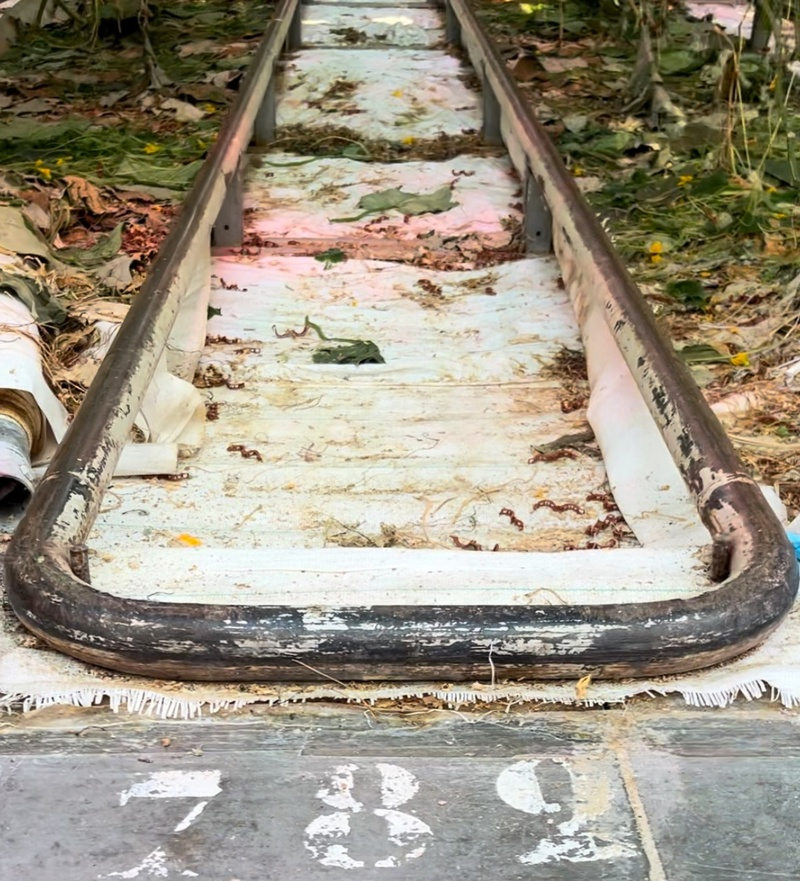
#> input picture test-images/rails_aligned.jpg, 800 x 881 px, shrunk from 1156 x 1273 before the run
$ python alignment.py
#> lines starting #> are read from the running program, lines starting #| are printed output that depends on the picture; long printed decimals are rounded
### utils.py
import cv2
import numpy as np

def plot_lines(image: np.ndarray, lines: list[tuple[float, float]], title="lines", line_weight=2):
    lines_image = cv2.cvtColor(image, cv2.COLOR_GRAY2BGR)
    for line in lines:
        rho, theta = line
        a = np.cos(theta)
        b = np.sin(theta)
        x0 = int(a * rho)
        y0 = int(b * rho)
        x1 = int(x0 + 1000 * (-b))
        y1 = int(y0 + 1000 * (a))
        x2 = int(x0 - 1000 * (-b))
        y2 = int(y0 - 1000 * (a))
        cv2.line(lines_image, (x1, y1), (x2, y2), (0, 0, 255), line_weight)
    cv2.imwrite(f"debug-images/{title}.png", lines_image)

### alignment.py
import cv2
import numpy as np

from utils import plot_lines

def remove_noise(image: np.ndarray) -> np.ndarray:
    image = cv2.GaussianBlur(image, (5, 5), 15)
    image = cv2.medianBlur(image, 5)
    return image

def detect_edges(image: np.ndarray) -> np.ndarray:
    low_threshold = 50
    high_threshold = 150

    gray_image = cv2.cvtColor(image, cv2.COLOR_BGR2GRAY)
    binarized_image = cv2.Canny(gray_image, low_threshold, high_threshold)
    return binarized_image

def find_lines(binarized_image: np.ndarray) -> np.ndarray:
    threshold = 200
    rho_step = np.pi / 180

    lines = cv2.HoughLines(binarized_image, 1, rho_step, threshold=threshold)

    if lines is None:
        print("No lines detected")
        return []
    else:
        return [line[0] for line in lines]


def cluster_lines(lines: list[tuple[float, float]]) -> list[tuple[float, float]]:
    K = 3

    lines_array = np.array(lines).astype(np.float32)
    criteria = (cv2.TERM_CRITERIA_EPS + cv2.TERM_CRITERIA_MAX_ITER, 10, 1.0)
    _, labels, _ = cv2.kmeans(lines_array.astype(np.float32), K, None, criteria, 10, cv2.KMEANS_RANDOM_CENTERS)

    # Group the lines by their cluster
    clustered_lines = [[] for _ in range(K)]
    for i, label in enumerate(labels.flatten()):
        clustered_lines[label].append(lines[i])

    # Calculate the mean (rho, theta) for each cluster
    centroid_lines = []
    for cluster in clustered_lines:
        if cluster:
            mean_rho = np.mean([line[0] for line in cluster])
            mean_theta = np.mean([line[1] for line in cluster])
            centroid_lines.append((mean_rho, mean_theta))

    return centroid_lines

def is_alligned(centroid_lines: tuple[float, float]) -> bool:
    expected_angles = [(-60, 10), (0, 5), (60, 10)]

    # Define the expected angles and their tolerances
    thetas = [np.degrees(line[1]) - 90 for line in centroid_lines]
    sorted_thetas = sorted(thetas)

    for theta, (expected, tolerance) in zip(sorted_thetas, expected_angles):
        if abs(theta - expected) > tolerance:
            return False

    return True


if __name__ == "__main__":
    image = cv2.imread("test-images/rails_aligned.jpg", cv2.IMREAD_UNCHANGED)
#> image is the input picture: shape (881, 800, 3); mean B, G, R 131.9, 148.5, 156.8

    cv2.imwrite("debug-images/original.png", image)

    image = remove_noise(image)
#> in remove_noise, `image = cv2.medianBlur(image, 5)`:
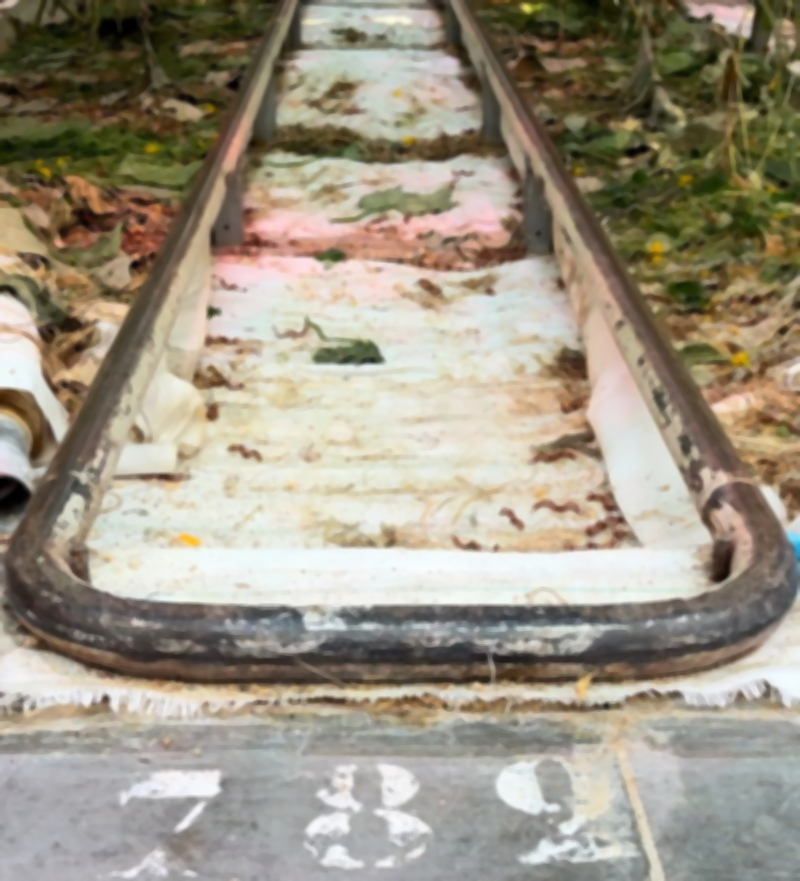
#> image: shape (881, 800, 3); mean of channels 0, 1, 2 132, 148.7, 156.9; drawn as B, G, R
    cv2.imwrite("debug-images/noise-removal.png", image)

    binarized_image = detect_edges(image)
#> in detect_edges, `gray_image = cv2.cvtColor(image, cv2.COLOR_BGR2GRAY)`:
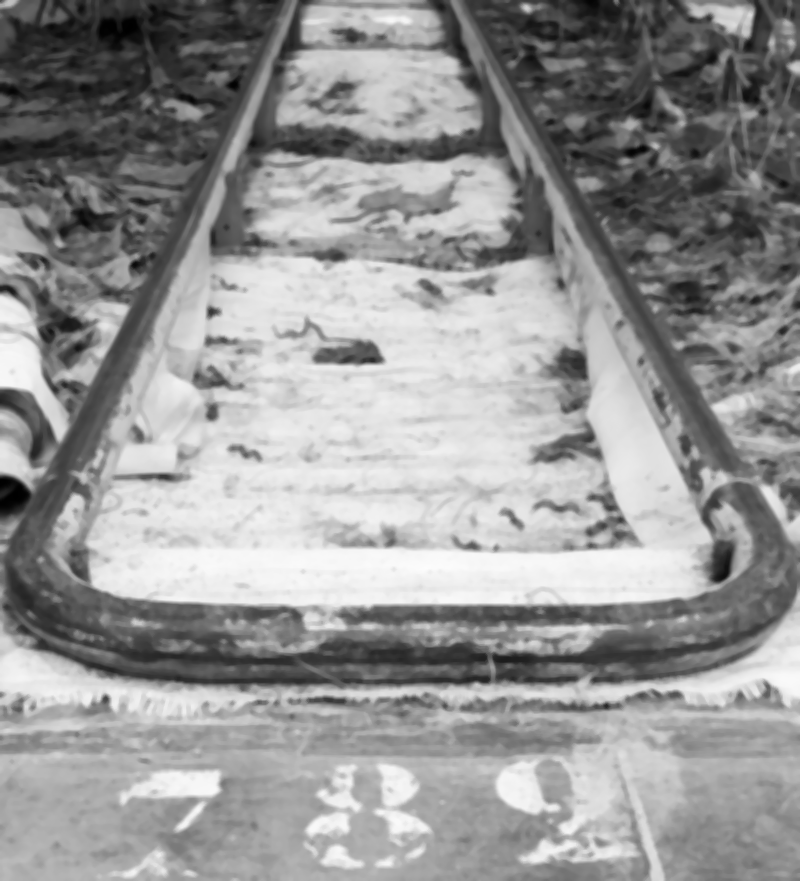
#> gray_image: shape (881, 800); min 0, max 253, mean 149.2
#> in detect_edges, `binarized_image = cv2.Canny(gray_image, low_threshold, high_threshold)`:
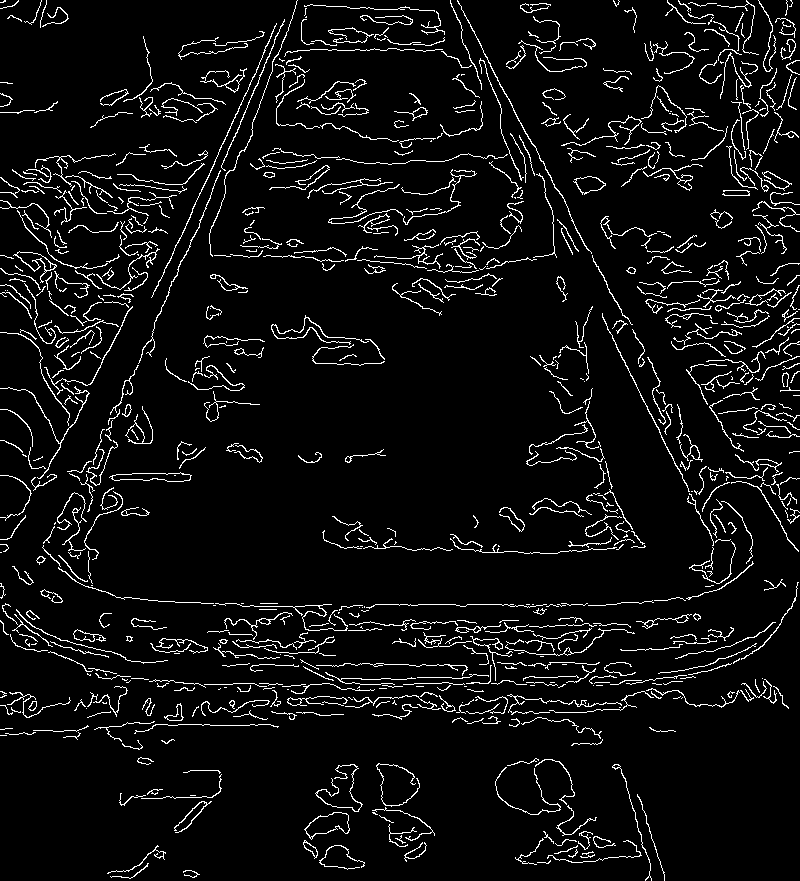
#> binarized_image: shape (881, 800); 6% white in thin lines or dots
    cv2.imwrite("debug-images/edge-detection.png", binarized_image)

    lines = find_lines(binarized_image)
#> in find_lines, `lines = cv2.HoughLines(binarized_image, 1, rho_step, threshold=thresho..`: lines = [[269, 0.401], [-403, 2.69], [-402, 2.65]]
#> lines = [[269, 0.401], [-403, 2.69], [-402, 2.65]]
    print(len(lines), " lines found")
#| 3  lines found
    plot_lines(binarized_image, lines, "hough-transform")
#> in plot_lines, `lines_image = cv2.cvtColor(image, cv2.COLOR_GRAY2BGR)`: lines_image: shape (881, 800, 3); 6% white in thin lines or dots
#> the loop in plot_lines, `for line in lines:` made 3 passes
#> (rho, theta, a, b, x0, y0, x1, y1) on passes 1 to 3: (269, 0.401, 0.921, 0.391, 247, 105, -143, 1025), (-403, 2.69, -0.899, 0.438, 362, -176, -76, -1074), (-402, 2.65, -0.883, 0.469, 354, -188, -115, -1070)
#> after the loop in plot_lines, `for line in lines:`:
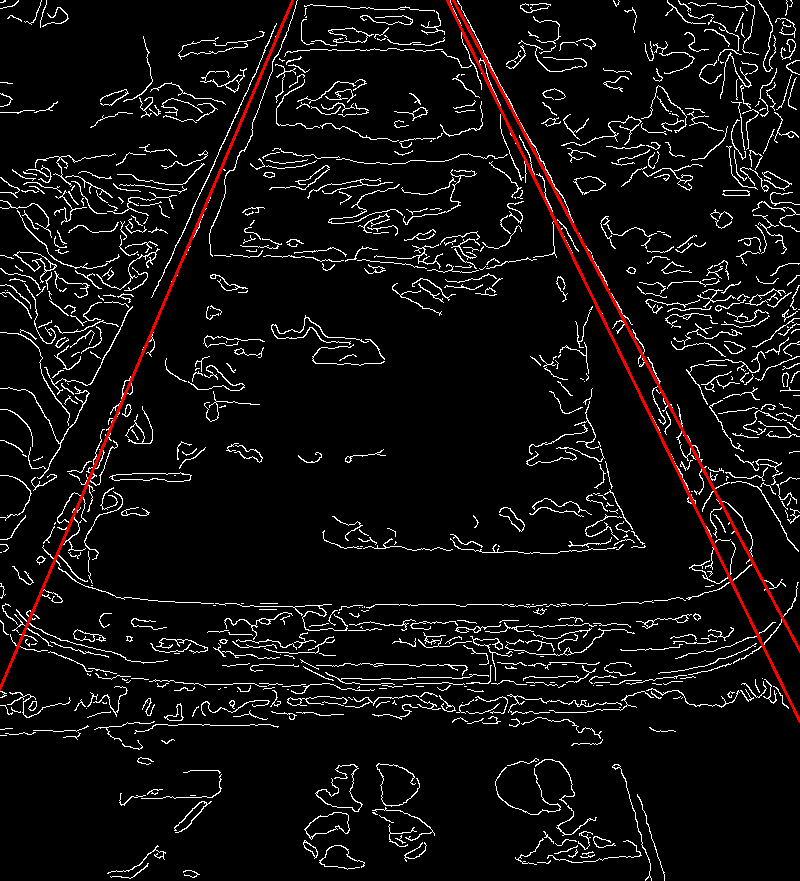
#> lines_image: shape (881, 800, 3); mean B, G, R 14.9, 14.9, 17.3

    centroid_lines = cluster_lines(lines)
#> in cluster_lines, `criteria = (cv2.TERM_CRITERIA_EPS + cv2.TERM_CRITERIA_MAX_ITER, 10, 1.0)`: criteria = (3, 10, 1)
#> in cluster_lines, `_, labels, _ = cv2.kmeans(lines_array.astype(np.float32), K, None, cri..`: labels = [1, 0, 2]
#> in cluster_lines, `clustered_lines = [[] for _ in range(K)]`: clustered_lines = [[], [], []]
#> the loop in cluster_lines, `for i, label in enumerate(labels.flatten()):` made 3 passes
#> label on passes 1 to 3: 1, 0, 2
#> the loop in cluster_lines, `for cluster in clustered_lines:` made 3 passes
#> after the loop in cluster_lines, `for cluster in clustered_lines:`: centroid_lines = [(-403, 2.69), (269, 0.401), (-402, 2.65)]
#> centroid_lines = [(-403, 2.69), (269, 0.401), (-402, 2.65)]
    plot_lines(binarized_image, centroid_lines, "clustered-lines", line_weight=10)
#> call 2 of plot_lines, with title = 'clustered-lines', line_weight = 10
#> the loop in plot_lines (call 2), `for line in lines:` made 3 passes
#> after the loop in plot_lines (call 2), `for line in lines:`:
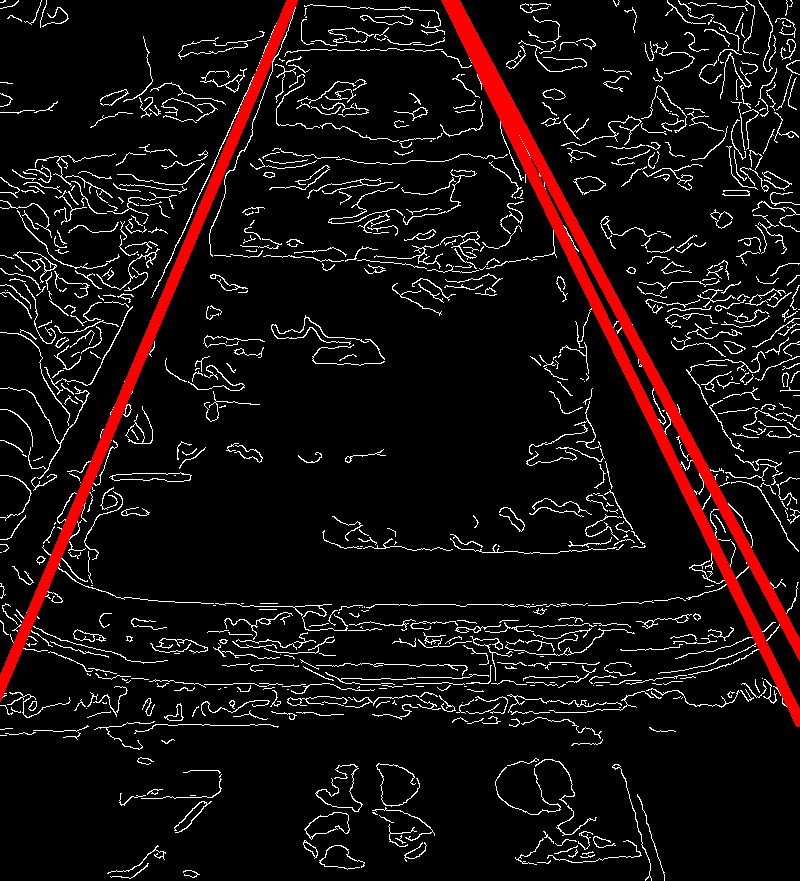
#> lines_image: shape (881, 800, 3); mean B, G, R 14.3, 14.3, 23.2

    print([np.degrees(line[1]) - 90 for line in centroid_lines])
#| [64.0, -67.000, 62.000]

    print(is_alligned(centroid_lines))
#> in is_alligned, `thetas = [np.degrees(line[1]) - 90 for line in centroid_lines]`: thetas = [64, -67, 62]
#> in is_alligned, `sorted_thetas = sorted(thetas)`: sorted_thetas = [-67, 62, 64]
#> the loop in is_alligned, `for theta, (expected, tolerance) in zip(sorted_thetas, expected_angles):` made 2 passes
#> (theta, expected, tolerance) on passes 1 to 2: (-67, -60, 10), (62, 0, 5)
#| False
